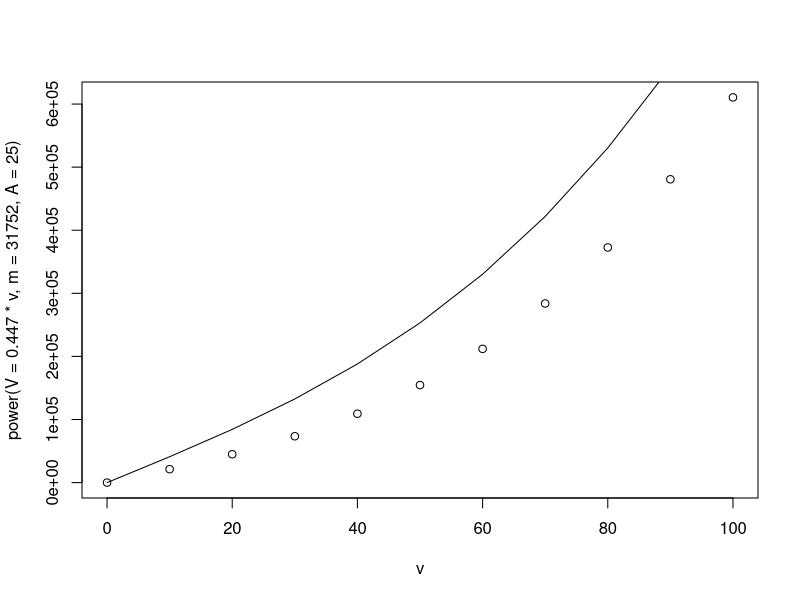
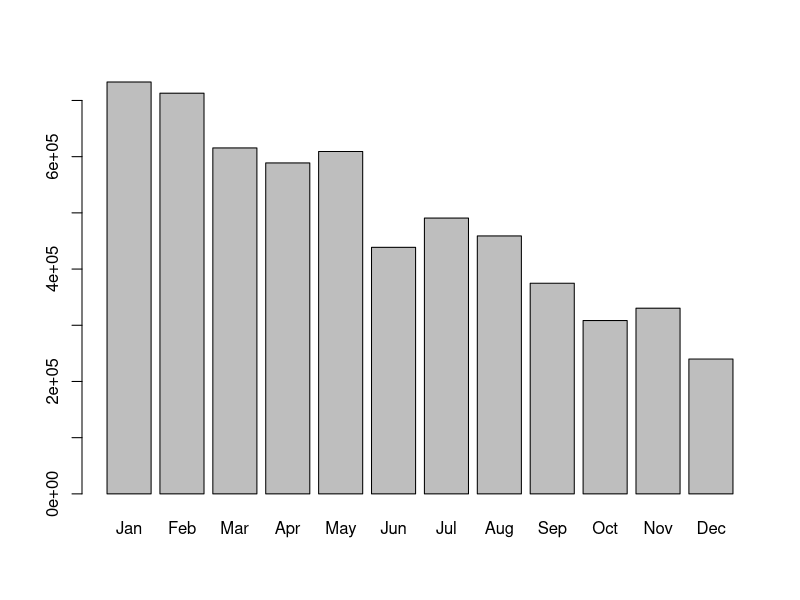

Write R code to recreate these figures, in order.
## ---- chunk 1
knitr::opts_chunk$set(echo = TRUE)
## ---- chunk 2
# create a function that computes power generated from a reservoir
power_gen = function(height, flow, rho=1000, g=9.8, Keff=0.8) {
result = rho * height * flow * g * Keff
return(result)
} 

# examples of function use
power_gen(20,1)
power_gen(height=20, flow=1)
power.estimate = power_gen(height=20,flow=1)
power.estimate

## ---- chunk 3

# this will fail
#power.estimate = power_gen(Keff=0.6)
power.estimate = power_gen(height=20, flow=0.6, Keff=0.6)

# this will fail
#Keff 

## ---- chunk 4
#' Power Required by Speed
#'
#' This function determines the power required to keep a vehicle moving
#' a given speed
#' @param cdrag coefficient due to drag default=0.3
#' @param crolling coefficient due to rolling/friction default=0.015
#' @param v vehicle speed (m/2)
#' @param m vehicle mass (kg)
#' @param A area of front of vehicle (m2)
#' @param g acceleration due to gravity (m/s) default=9.8
#' @param pair (kg/m3) default =1.2
#' @return power (W)
power = function(cdrag=0.3, crolling=0.015,pair=1.2,g=9.8,V,m,A) {
P = crolling*m*g*V + 1/2*A*pair*cdrag*V**3
return(P)
}

v=seq(from=0, to=100, by=10)
plot(v, power(V=0.447*v, m=31752, A=25))
lines(v, power(V=0.447*v, m=61752, A=25)) 
## ---- chunk 5
mth.names=c("Jan","Feb","Mar","Apr","May","Jun","Jul","Aug","Sep","Oct"
,"Nov","Dec")
reservoir.operation = data.frame(month=mth.names)
reservoir.operation$height = seq(from=32, to=10, by=-2)
reservoir.operation$flowrate = rnorm(n=12, mean=3, sd=0.25)

barplot( power_gen(height=reservoir.operation$height, flow=reservoir.operation$flow), names=reservoir.operation$month)
## ---- chunk 6

#'
#' This function computes total power generation from a reservoir given its height and flow rate into turbines and number of days (and secs) within those days that the turbines are in operation
#' @param rho Density of water (kg/m3) Default is 1000
#' @param g Acceleration due to gravity (m/sec2) Default is 9.8
#' @param Keff Turbine Efficiency (0-1) Default is 0.8
#' @param height height of water in reservoir (m)
#' @param flow flow rate (m3/sec)
#' @param number of days
#' @param secs in days Default is 86400
#' @author Naomi
#' @examples power_gen(20, 1, 10)
#' @return Power generation (MW)

power_gen_total = function(height, flow, days, secs=86400, rho=1000, g=9.8, Keff=0.8) {

result = rho * height * flow * g * Keff
result = result * days * secs
total =  sum(result)/1e6

return(total)
}

 power_gen_total(reservoir.operation$height, reservoir.operation$flowrate, days=30)
## ---- chunk 7

#' computes profit from  price for forest plot  and Mg/C in that plot
#' @param  price ($)
#' @param  carbon (MgC)
#' @return list with mean, min, and max prices
compute_carbonvalue = function(price, carbon) {

cost.per.carbon = price/carbon
a = mean(cost.per.carbon)
b = max(cost.per.carbon)
c = min(cost.per.carbon)

result = list(avg=a, min=c, max=b)
return(result)
}
# example application, using some data that we 'generate'
obs=data.frame(prices=c(23,44,60,4,2,33,59), forestc=c(59,88,100,10,8,79,300) )
obs
forestvalue = compute_carbonvalue(obs$prices, obs$forestc)
forestvalue
## ---- chunk 8

#' Describe diversity based on a list of species
#'
#' Compute a species diversity index
#' @param species list of species (names, or code)
#' @return list with the following items
#' \describe{
#' \item{num}{ Number of distinct species}
#' \item{simpson}{Value of simpson diversity index}
#' \item{dominant}{Name of the most frequently occuring species}
#' }
#' @examples
#' compute_diversity(c("butterfly","butterfly","mosquito","butterfly","ladybug","ladybug")))
#' @references
#' http://www.tiem.utk.edu/~gross/bioed/bealsmodules/simpsonDI.html

compute_diversity = function(species) {

species = as.factor(species)
tmp = (summary(species)/sum(summary(species))) ** 2
diversity = sum(tmp)
nspecies = length(summary(species))
tmp = which.max(summary(species))
dominant = names(summary(species)[tmp])
return(list(num=nspecies, simpson=diversity, dominant=dominant))
}
